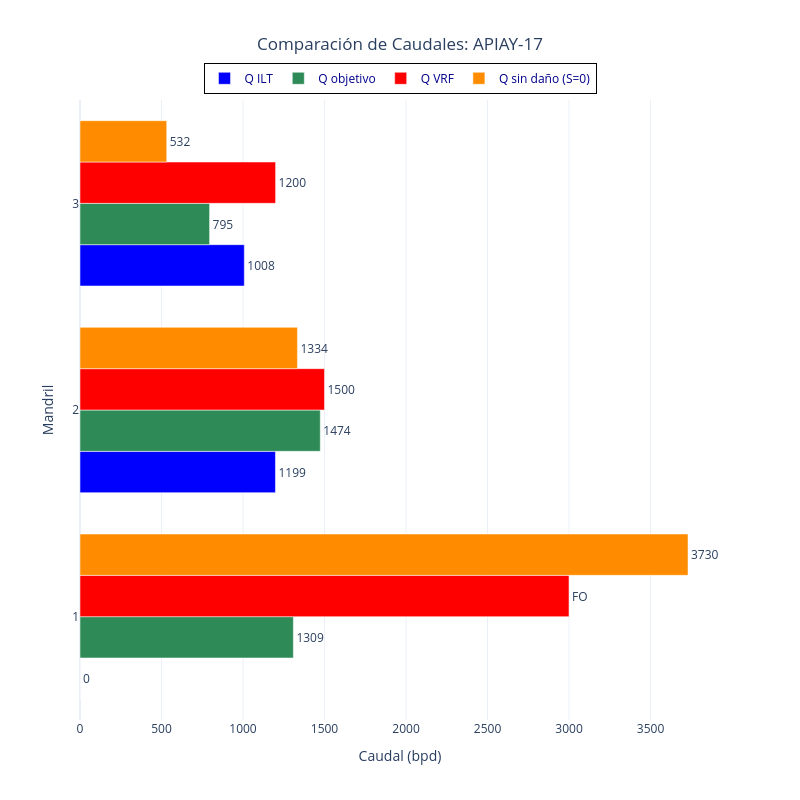

Notebook code for this chart:
### Markdown cell above
## 📊 10. Gráfico de Barras Horizontales

### Code cell
# Invertir el orden de las unidades para que se vean de arriba hacia abajo 
df_zonas_plot = df_zonas.sort_values('UNIDAD', ascending=False)

# Crear figura
fig = go.Figure()

# Agregar cada tipo de caudal como una barra horizontal
fig.add_trace(go.Bar(
    y=df_zonas_plot['UNIDAD'],
    x=df_zonas_plot['Q ILT'],
    name='Q ILT',
    orientation='h',
    marker=dict(color='blue'),
    text=df_zonas_plot['Q ILT'],
    textposition='outside'
))

fig.add_trace(go.Bar(
    y=df_zonas_plot['UNIDAD'],
    x=df_zonas_plot['Qobj'],
    name='Q objetivo',
    orientation='h',
    marker=dict(color='seagreen'),
    text=df_zonas_plot['Qobj'],
    textposition='outside'
))

fig.add_trace(go.Bar(
    y=df_zonas_plot['UNIDAD'],
    x=df_zonas_plot['Q VRF'],
    name='Q VRF',
    orientation='h',
    marker=dict(color='red'),
    text=df_zonas_plot['labels'],
    textposition='outside'
))

fig.add_trace(go.Bar(
    y=df_zonas_plot['UNIDAD'],
    x=df_zonas_plot['QScero'],
    name='Q sin daño (S=0)',
    orientation='h',
    marker=dict(color='darkorange'),
    text=df_zonas_plot['QScero'],
    textposition='outside'
))

# Personalizar layout (tu código original)
fig.update_layout(
    width=800, 
    height=800,
    barmode='group',
    title=f'Comparación de Caudales: {pozo_seleccionado}',
    title_x=0.5,
    xaxis_title='Caudal (bpd)',
    yaxis_title='Mandril',
    template='plotly_white',
    legend=dict(
        orientation="h",
        yanchor="bottom",
        y=1.01,
        xanchor="center",
        x=0.5,
        font=dict(size=12, color="darkblue"),
        bordercolor="black",
        borderwidth=1
    )
)

# Mostrar gráfica
fig.show()

# Guardar HTML
fig.write_html(os.path.join(FOLDER, f"Resultados Cobbs {pozo_seleccionado}.html"))
print(f"\n💾 Gráfico interactivo guardado: Resultados Cobbs {pozo_seleccionado}.html")

### Figure 1 — Plotly figure (JSON) as saved in the notebook; plotly's stock layout.template omitted (floating-point values rounded to 4 significant figures)
{"data": [{"marker": {"color": "blue"}, "name": "Q ILT", "orientation": "h", "text": [1008.0, 1199.0, 0.0], "textposition": "outside", "type": "bar", "x": [1008.0, 1199.0, 0.0], "y": [3.0, 2.0, 1.0]}, {"marker": {"color": "seagreen"}, "name": "Q objetivo", "orientation": "h", "text": [795.0, 1474.0, 1309.0], "textposition": "outside", "type": "bar", "x": [795.0, 1474.0, 1309.0], "y": [3.0, 2.0, 1.0]}, {"marker": {"color": "red"}, "name": "Q VRF", "orientation": "h", "text": [1200, 1500, "FO"], "textposition": "outside", "type": "bar", "x": [1200, 1500, 3000], "y": [3.0, 2.0, 1.0]}, {"marker": {"color": "darkorange"}, "name": "Q sin daño (S=0)", "orientation": "h", "text": [532.0, 1334.0, 3730.0], "textposition": "outside", "type": "bar", "x": [532.0, 1334.0, 3730.0], "y": [3.0, 2.0, 1.0]}], "layout": {"barmode": "group", "height": 800, "legend": {"bordercolor": "black", "borderwidth": 1, "font": {"color": "darkblue", "size": 12}, "orientation": "h", "x": 0.5, "xanchor": "center", "y": 1.01, "yanchor": "bottom"}, "title": {"text": "Comparación de Caudales: APIAY-17", "x": 0.5}, "width": 800, "xaxis": {"title": {"text": "Caudal (bpd)"}}, "yaxis": {"title": {"text": "Mandril"}}}}
